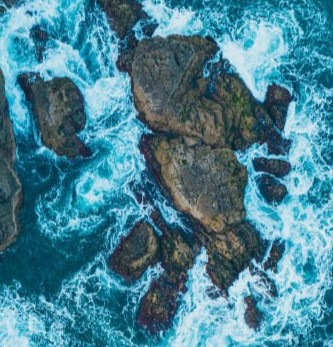
%> input picture rocksInSea.jpg, 333 x 347 px
$ octave brightness_zoom.m   (GNU Octave 9; MATLAB toolbox functions it lacks are replaced by stand-ins)
%> lines starting %> are read from the running program, lines starting %| are printed output that depends on the picture
clc;clear;close all;
img = imread('rocksInSea.jpg');
%> img is the input picture: size 347x333x3 uint8; mean R, G, B 72.3, 129.7, 147.5
img = rgb2gray(img);
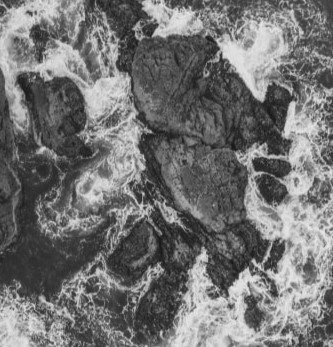
%> img: size 347x333 uint8; min 21, max 235, mean 114.6
img1 = img .* 2;
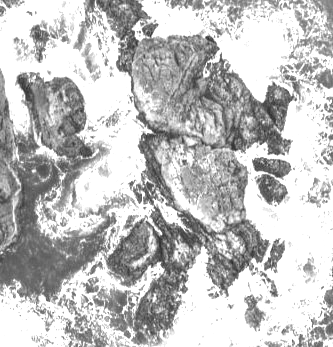
%> img1: size 347x333 uint8; min 42, max 255, mean 192.3
imshow(img);
figure;
imhist(img);
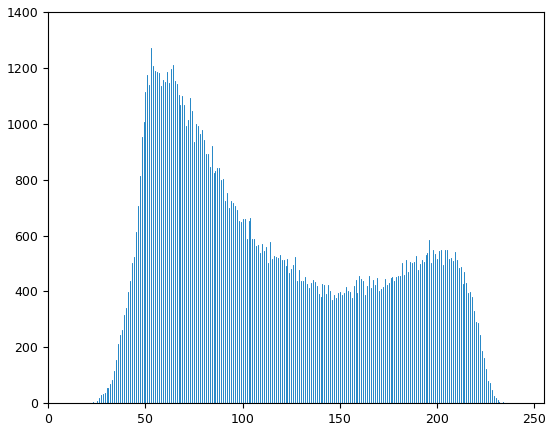
%> figure redrawn from the program's plot data; highest point at x = 53, y = 1271
figure;
imshow(img1);
figure;
imhist(img1);
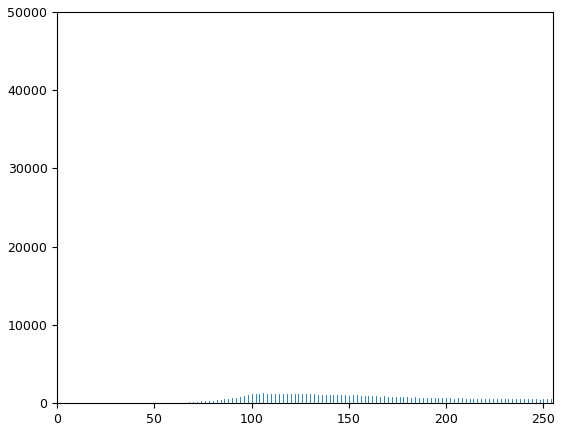
%> figure redrawn from the program's plot data; highest point at x = 255, y = 43110

%%
clc;clear;close all;
img = imread('rocksInSea.jpg');
img = rgb2gray(img);
[h,w] = size(img);
%> h = 347; w = 333
img1 = zeros(h*2,w*2,'uint8');
for j = 1 : h
    for i = 1 : w
        img1(j*2,i*2) = img(j,i);
        img1(j*2-1,i*2) = img(j,i);
        img1(j*2,i*2-1) = img(j,i);
        img1(j*2-1,i*2-1) = img(j,i);
    end
end
%> img1: size 694x666 uint8
imshow(img);figure;imshow(img1);
